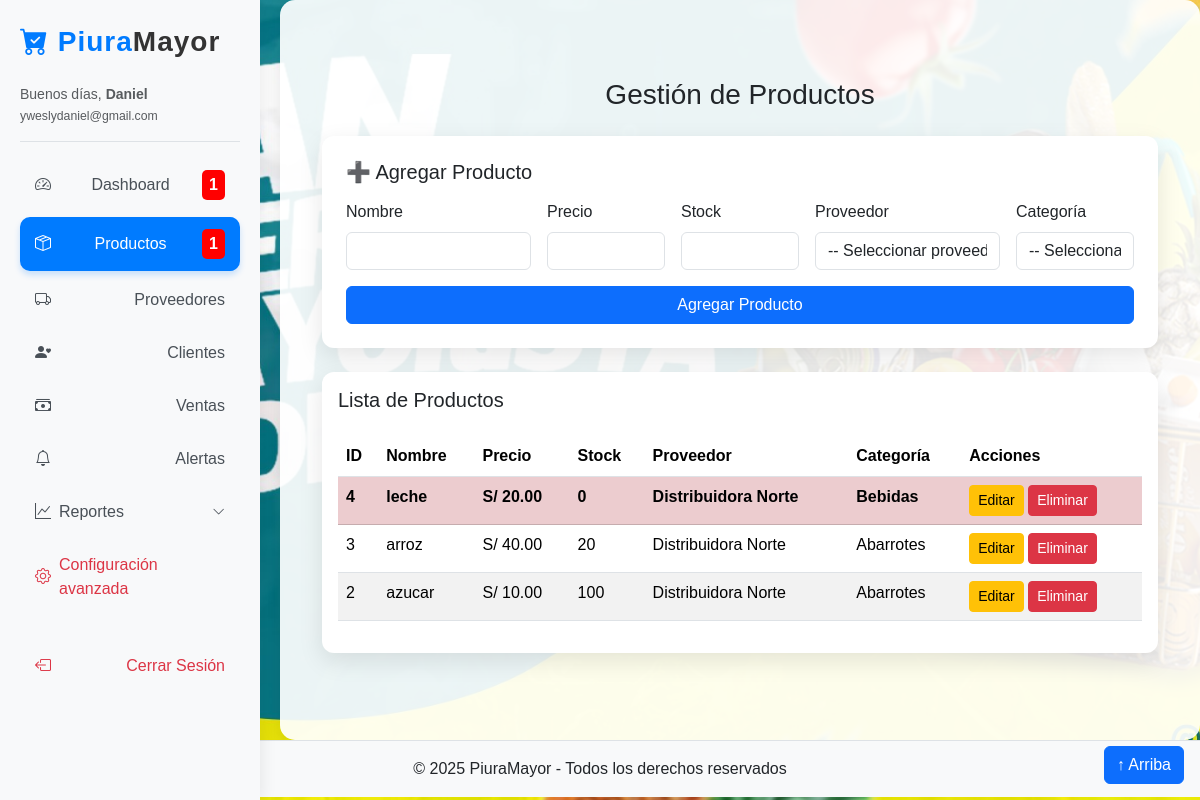
The app's page /productos.php (signed in) with its own data.
### tables this page shows
CREATE TABLE `productos` (
  `id` int(11) NOT NULL,
  `nombre` varchar(200) NOT NULL,
  `precio` decimal(12,2) NOT NULL DEFAULT 0.00,
  `stock` int(11) NOT NULL DEFAULT 0,
  `proveedor_id` int(11) DEFAULT NULL,
  `creado_at` timestamp NOT NULL DEFAULT current_timestamp(),
  `categoria_id` int(11) DEFAULT NULL
);

CREATE TABLE `proveedores` (
  `id` int(11) NOT NULL,
  `nombre` varchar(150) NOT NULL,
  `telefono` varchar(50) DEFAULT NULL,
  `correo` varchar(100) DEFAULT NULL,
  `direccion` varchar(255) DEFAULT NULL,
  `creado_at` timestamp NOT NULL DEFAULT current_timestamp()
);

CREATE TABLE `categorias` (
  `id` int(11) NOT NULL,
  `nombre` varchar(100) NOT NULL,
  `creado_at` timestamp NOT NULL DEFAULT current_timestamp()
);

### productos.php (the view, shortened to what this page needs)
<?php
include 'includes/header.php';
$productos = $pdo->query("
    SELECT p.*, c.nombre AS categoria, pr.nombre AS proveedor
    FROM productos p
    LEFT JOIN categorias c ON p.categoria_id = c.id
    LEFT JOIN proveedores pr ON p.proveedor_id = pr.id
    ORDER BY p.id DESC
")->fetchAll(PDO::FETCH_ASSOC);
?>
<div class="container mt-5">
    <h3 class="text-center mb-4">Gestión de Productos</h3>
    <div class="card p-4 mb-4">
        <h5 class="mb-3">➕ Agregar Producto</h5>
        <form method="post">
            <div class="row g-3">
                <div class="col-md-3">
                    <label class="form-label">Nombre</label>
                    <input type="text" name="nombre" class="form-control" required>
                </div>
                <div class="col-md-2">
                    <label class="form-label">Precio</label>
                    <input type="number" step="0.01" name="precio" class="form-control" required>
                </div>
                <div class="col-md-2">
                    <label class="form-label">Stock</label>
                    <input type="number" name="stock" class="form-control" required>
                </div>
                <div class="col-md-3">
                    <label class="form-label">Proveedor</label>
                    <select name="proveedor_id" class="form-control">
                        <option value="">-- Seleccionar proveedor --</option>
                    </select>
                </div>
                <div class="col-md-2">
                    <label class="form-label">Categoría</label>
                    <select name="categoria_id" class="form-control">
                        <option value="">-- Seleccionar categoría --</option>
                    </select>
                </div>
            </div>
            <button type="submit" name="agregar" class="btn btn-primary w-100 mt-3">Agregar Producto</button>
        </form>
    </div>
    <div class="card p-3">
        <h5>Lista de Productos</h5>
        <div class="table-responsive">
            <table class="table table-striped mt-3">
                <thead>
                    <tr>
                        <th>ID</th>
                        <th>Nombre</th>
                        <th>Precio</th>
                        <th>Stock</th>
                        <th>Proveedor</th>
                        <th>Categoría</th>
                        <th>Acciones</th>
                    </tr>
                </thead>
                <tbody>
                    <?php foreach($productos as $p): ?>
                        <?php
                        $claseStock = '';
                        if ($p['stock'] == 0) {
                            $claseStock = 'table-danger fw-bold';
                        } elseif ($p['stock'] <= 5) {
                            $claseStock = 'table-warning fw-bold';
                        }
                        ?>
                        <tr class="<?= $claseStock ?>">
                            <td><?= $p['id'] ?></td>
                            <td><?= htmlspecialchars($p['nombre']) ?></td>
                            <td>S/ <?= number_format($p['precio'],2) ?></td>
                            <td><?= $p['stock'] ?></td>
                            <td><?= htmlspecialchars($p['proveedor']) ?></td>
                            <td><?= htmlspecialchars($p['categoria']) ?></td>
                            <td>
                                <a href="editar_producto.php?id=<?= $p['id'] ?>" class="btn btn-warning btn-sm">Editar</a>
                                <a href="productos.php?eliminar=<?= $p['id'] ?>" class="btn btn-danger btn-sm" onclick="return confirm('¿Eliminar este producto?')">Eliminar</a>
                            </td>
                        </tr>
                    <?php endforeach; ?>
                </tbody>
            </table>
        </div>
    </div>
</div>
<?php include 'includes/footer.php'; ?>

### records on screen
productos: id "4", nombre "leche", precio "20.00", stock "0", proveedor.nombre "Distribuidora Norte", categoria.nombre "Bebidas"
productos: id "3", nombre "arroz", precio "40.00", stock "20", proveedor.nombre "Distribuidora Norte", categoria.nombre "Abarrotes"
productos: id "2", nombre "azucar", precio "10.00", stock "100", proveedor.nombre "Distribuidora Norte", categoria.nombre "Abarrotes"

### other values on screen
$saludo "Buenos días"
$_SESSION['user']['nombre'] "Daniel"
$_SESSION['user']['correo'] "yweslydaniel@gmail.com"
$alertaStock "1"
